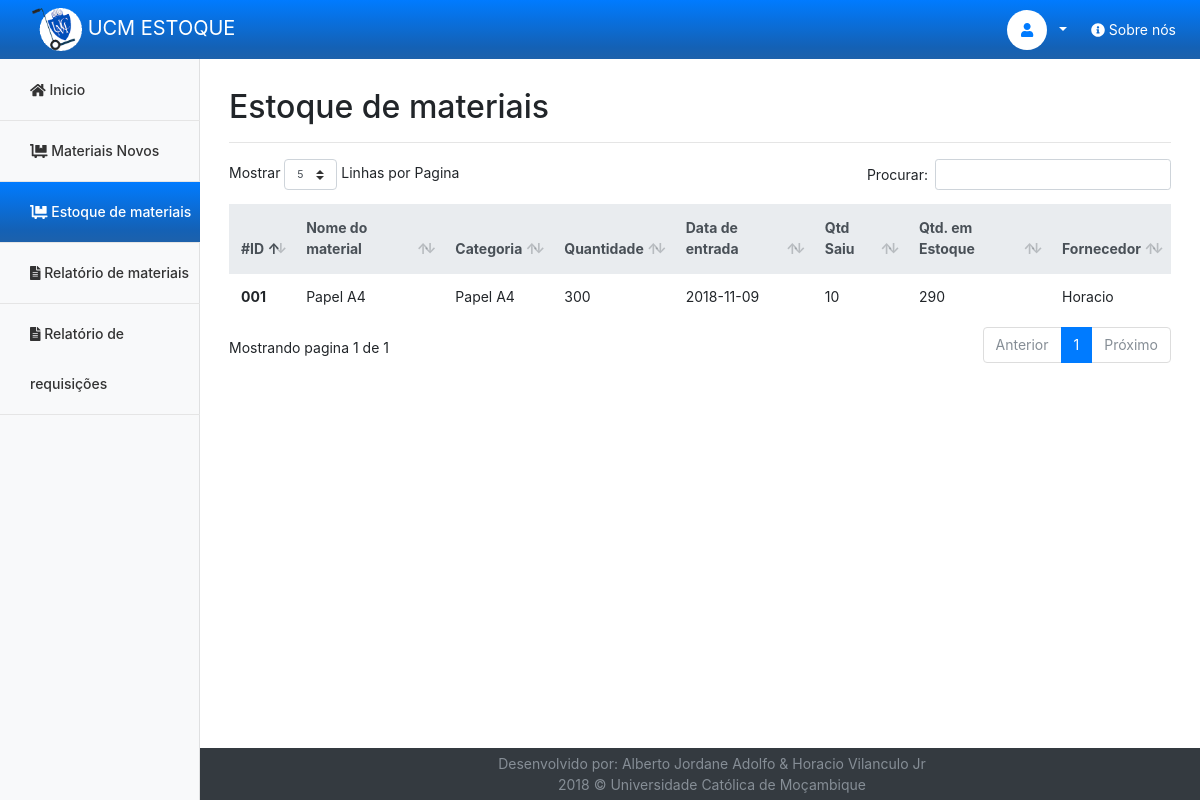
The app's page /administrador-faculdade/estoqueMateriais.php (signed in) with its own data.
### tables this page shows
CREATE TABLE IF NOT EXISTS `material` (
  `idmaterial` int(11) NOT NULL AUTO_INCREMENT,
  `nomeMaterial` varchar(45) NOT NULL,
  `quantidade` int(11) NOT NULL DEFAULT '0',
  `dataEntrada` date NOT NULL,
  `qtdSaida` int(11) DEFAULT '0',
  `qtdEstoque` int(11) DEFAULT '0',
  `novaqtd` int(11) DEFAULT '0',
  `dataSaida` date DEFAULT NULL,
  `categoria_idcategoria` int(11) NOT NULL,
  `fornecedor_idfornecedor` int(11) DEFAULT NULL,
  `estado` varchar(20) NOT NULL,
  PRIMARY KEY (`idmaterial`),
  KEY `categoria_fk` (`categoria_idcategoria`) USING BTREE,
  KEY `fornecedor_fk` (`fornecedor_idfornecedor`) USING BTREE
);

CREATE TABLE IF NOT EXISTS `categorias` (
  `idcategoria` int(11) NOT NULL AUTO_INCREMENT,
  `nomeCategoria` varchar(45) NOT NULL,
  PRIMARY KEY (`idcategoria`)
);

CREATE TABLE IF NOT EXISTS `fornecedores` (
  `idfornecedor` int(11) NOT NULL AUTO_INCREMENT,
  `nomeEmpresa` varchar(45) NOT NULL,
  `email` varchar(45) DEFAULT NULL,
  `celular` varchar(45) DEFAULT NULL,
  `endereco` varchar(45) DEFAULT NULL,
  PRIMARY KEY (`idfornecedor`)
);

### administrador-faculdade/estoqueMateriais.php (the view, shortened to what this page needs)
<?php
include_once 'FuncoesPhp/conexao.php';
?>
<!doctype html>
<html lang="pt-PT">
    <head>
        <link href="../css/administrador-faculdade/mobile-first/mobile-first-administrador-faculdade-estoque-materiais.css" rel="stylesheet">
        <link href="../css/bootstrap.min.css" rel="stylesheet">
        <link href="../dataTables/css/dataTables.bootstrap4.min.css" rel="stylesheet">
        <link rel="stylesheet" href="../css/flexboxgrid.min.css">
        <link href="../css/administrador-faculdade/administrador-faculdade-estoque-materiais.css" rel="stylesheet">
    </head>
    <body>
        <header>
            <nav class="navbar navbar-expand-md fixed-top navbar-dark">
                <a class="navbar-brand pt-0 pb-0" href="inicio.php">
                    <img src="../img/logo.gif" class="d-inline-block img-fluid img-thubnail logo ml-3 w-6" id="logo">
                    UCM ESTOQUE
                </a>
                <div class="collapse navbar-collapse justify-content-end navcollapse" id="navbarNavDropdown">
                    <ul class="navbar-nav">
                        <li class="nav-item"
                            ><div class="d-inline-block bg-white " id="foto-usuario">
                                <a class="nav-link text-primary"><i class="fas fa-user"></i></a>
                            </div>
                        </li>
                        <li class="nav-item dropdown">
                            <a class="nav-link dropdown-toggle text-white mr-2" href="#" id="perfil" data-toggle="dropdown" aria-haspopup="true" aria-expanded="false">
                            </a>
                        </li>
                        <li class="nav-item">
                            <a class="nav-link text-white" href="about.php" id="sobre">
                                <i class="fas fa-info-circle"></i>
                                Sobre nós
                            </a>
                        </li>
                    </ul>
                </div>
            </nav>
        </header>
        <div class="container-fluid pl-0 pr-0">
            <div class="row w-100 mr-0 ml-0">
                <nav class="col-md-2 d-md-block bg-light sidebar collapse bd-links navcollapse" id="siderbar-nav">
                    <div class="sidebar-sticky ">
                        <ul class="nav flex-column">
                            <li class="nav-item ">
                                <a class="nav-link" href="inicio.php">
                                    <i class="fas fa-home"></i>
                                    <span class="hidden-sm">Inicio</span>
                                </a>
                            </li>
                            <li class="nav-item ">
                                 <a class="nav-link " href="novasEntradas.php">
                                    <i class="fas fa-dolly-flatbed"></i>
                                    <span class="hidden-sm ">Materiais Novos</span>
                                </a>
                            </li>
                            <li class="nav-item ">
                                <a class="nav-link active" href="estoqueMateriais.php">
                                    <i class="fas fa-dolly-flatbed"></i>
                                    <span class="hidden-sm ">Estoque de materiais</span>
                                </a>
                            </li>
                            <li class="nav-item">
                                <a class="nav-link" href="relatorioMateriais.php">
                                    <i class="fas fa-file-alt"></i>
                                    <span class="hidden-sm">Relatório de materiais</span>
                                </a>
                            </li>
                            <li class="nav-item">
                                <a class="nav-link" href="relatorioRequisicoes.php">
                                    <i class="fas fa-file-alt"></i>
                                    <span class="hidden-sm">Relatório de requisições</span>
                                </a>
                            </li>
                        </ul>
                    </div>
                </nav>
                <main role="main" class="col-md-10 ml-auto col-xl-10 col-lg-10">
                    <section class="mx-4 pt-4">
                        <div class="d-flex justify-content-between flex-wrap flex-md-nowrap align-items-center pt-3 pb-2 mb-3 border-bottom">
                            <h1 class="h2">Estoque de materiais</h1>
                        </div>
                        <div id="tabela">
                            <table class="table table-responsive  table-hover" id="tabela1">
                                <thead class="thead-light">
                                    <tr>
                                        <th scope="col">#ID</th>
                                        <th scope="col">Nome do material</th>
                                        <th scope="col">Categoria</th>
                                        <th scope="col">Quantidade</th>
                                        <th scope="col">Data de entrada</th>
                                        <th scope="col">Qtd Saiu</th>
                                        <th scope="col">Qtd. em Estoque</th>
                                        <th scope="col">Fornecedor</th>
                                    </tr>
                                </thead>
                                <tbody>
                    <?php
                    $select = "SELECT material.idmaterial,material.nomeMaterial, material.quantidade,material.dataEntrada, material.qtdSaida, material.qtdEstoque, categorias.nomeCategoria, fornecedores.nomeEmpresa
                             FROM ((material INNER JOIN categorias on categorias.idcategoria=material.categoria_idcategoria) INNER JOIN fornecedores on fornecedores.idfornecedor=material.fornecedor_idfornecedor) where estado='Atendida'";
                     $resultado= $conn->prepare($select);
                    $resultado->execute();
                    while($linhas=$resultado->fetch(PDO::FETCH_ASSOC)){ ?>
                                    <tr>
                                        <th scope="row">00<?php echo $linhas['idmaterial']; ?></th>
                                        <td><?php echo $linhas['nomeMaterial'];?></td>
                                        <td><?php echo $linhas['nomeCategoria'];?></td>
                                        <td><?php echo $linhas['quantidade'];?></td>
                                        <td><?php echo $linhas['dataEntrada'];?></td>
                                        <td><?php echo $linhas['qtdSaida'];?></td>
                                        <td><?php echo $linhas['qtdEstoque'];?></td>
                                        <td><?php echo $linhas['nomeEmpresa'];?></td>
                                    </tr>
                                    <?php
                                            }
                                    ?>
                                        </tbody>
                            </table>
                        </div>
                    </section>
                    <footer class="footer  bg-dark pr-4 pl-5 center-sm center-lg center-md">
                        <span class="text-muted">
                            Desenvolvido por:
                            Alberto Jordane Adolfo &
                            Horacio Vilanculo Jr<br>
                            2018 © Universidade Católica de Moçambique
                        </span>
                    </footer>
                </main>
            </div>
        </div>
    </body>
</html>

### css/administrador-faculdade/administrador-faculdade-estoque-materiais.css (style rules this page uses)
* { margin: 0; padding: 0; box-sizing: border-box; }
body { font-size: .875rem; }
.sidebar { position: fixed; top: 0; bottom: 0; left: 0; z-index: 100; padding: 48px 0 0; box-shadow: inset -1px 0 0 rgba(0, 0, 0, .1); }
.sidebar-sticky { position: relative; top: 0; height: calc(100vh - 48px); padding-top:12px; overflow-x: hidden; overflow-y: auto; }
.sidebar .nav-link { font-weight: 500; color: #333; padding: 5px; padding-left: 30px; line-height: 50px; border-bottom: 1px solid #e5e5e5; }
.sidebar .nav-link.active, .sidebar .nav-link.active:hover { background-image: linear-gradient(#007bff, #1461b5 80%, #1d61ab); color: #FFFFFF; }
[role="main"] { padding-top: 48px; padding-left: 5px; padding-right: 5px; min-height: 100vh; }
section { padding-bottom: 100px; }
.footer { position: absolute; bottom: 0; padding-top: 5px; padding-bottom: 5px; right: 0px; width: 100%; }
#logo { width: 50px; padding-top: 8px; padding-bottom: 8px; }
.navbar { background-image: linear-gradient(#007bff, #1461b5 80%, #1d61ab); padding-top: 0; padding-bottom: 0; }
nav .navbar-collapse .navbar-nav li a { padding-top: 19px; padding-bottom: 19px; }
.border-bottom { border-bottom: 1px solid #e5e5e5; }
#foto-usuario { width: 40px; height: 40px; margin-top: 10px; border-radius: 100%; }
#foto-usuario a.nav-link { line-height: 40px; padding: 0; text-align: center; }

### records on screen
material: idmaterial "1", nomeMaterial "Papel A4", categoria_idcategoria.nomeCategoria "Papel A4", quantidade "300", dataEntrada "2018-11-09", qtdSaida "10", qtdEstoque "290", fornecedor_idfornecedor.nomeEmpresa "Horacio"
